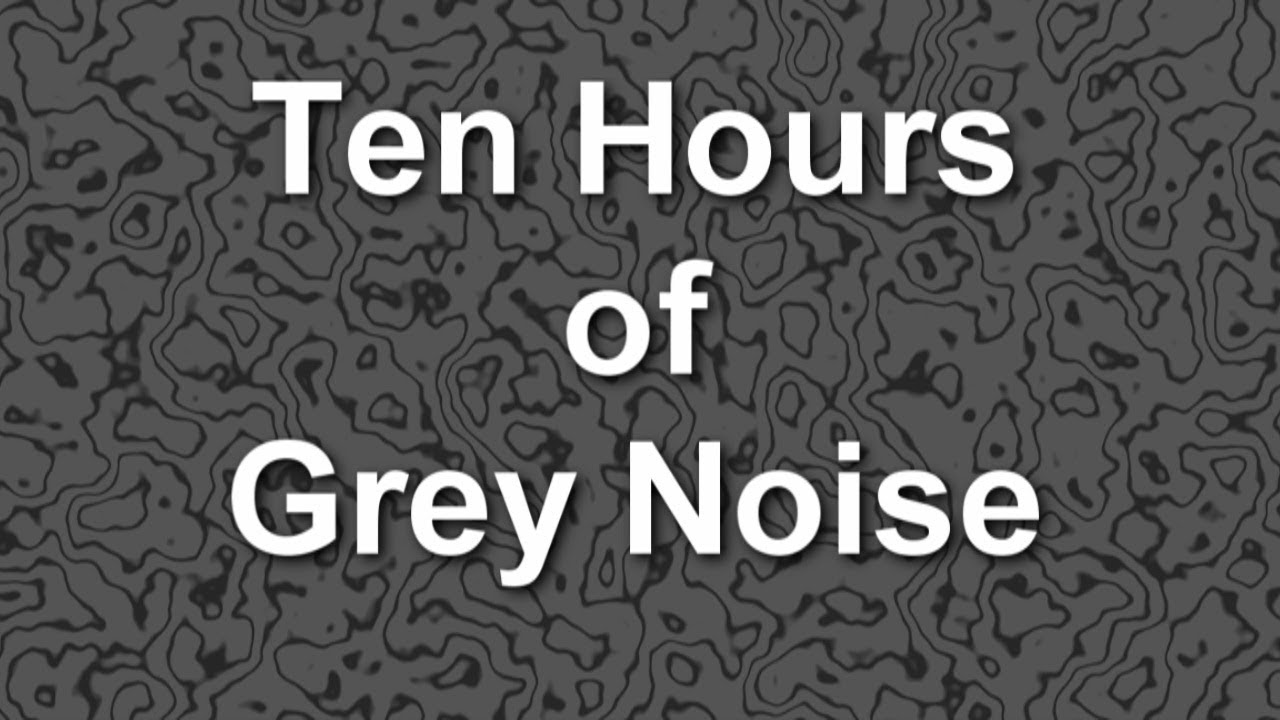
#> input picture pre_proces/1.jpg, 1280 x 720 px
$ python threshold.py 1.jpg
#> lines starting #> are read from the running program, lines starting #| are printed output that depends on the picture; after the words box and inside, x2 and y2 are one past the last pixel; in counts of white or black regions, pixels touching at a corner belong together
#!/usr/bin/python3

import sys
from PIL import Image

im = Image.open(sys.argv[1])
#> im is the input picture: PIL image 1280x720 RGB; min 0, max 255, mean 86
im = im.convert('L')
#> im: PIL image 1280x720 L

def threshold(G,im):
#> called with G = 256
    P = im.size[0]*im.size[1]
#> P = 921600

    f = []
    F = []
    gf = []
    GF = []
    m = []
    T = []

    for i in range(G):
        f.append(1)
        F.append(0)
        gf.append(0)
        GF.append(0)
        m.append(0)
        T.append(0)

    for i in range(im.size[0]):
        for j in range(im.size[1]):
            f[im.getpixel((i,j))]+=1

    F[0] = f[0]
    gf[0] = 0
    for i in range(1,G):
        F[i] = F[i-1] + f[i]
        gf[i] = i*f[i]
#> after the loop, F = 256 values from 6 to 921856

    GF[0] = 0
    for i in range(1,G):
        GF[i] = GF[i-1] + gf[i]
#> after the loop, GF = 256 values from 0 to 79293435

    for i in range(G):
        try:
            m[i] = GF[i]/F[i]
        except:
            try:
                m[i] = m[i-1]
            except:
                pass
#> after the loop, m = 256 values from 0 to 86.01

    for i in range(G):
        try:
            T[i] = (F[i]/(P-F[i]))*(m[i]-m[G-1])**2
        except:
            try:
                T[i] = T[i-1]
            except:
                pass
    return T.index(max(T))-1

G = 256
thr = threshold(G,im)
#> thr = 159

im.show()

for i in range(im.size[0]):
    for j in range(im.size[1]):
        if im.getpixel((i,j)) >= thr:
            im.putpixel((i,j),G-1)
        else:
            im.putpixel((i,j),0)
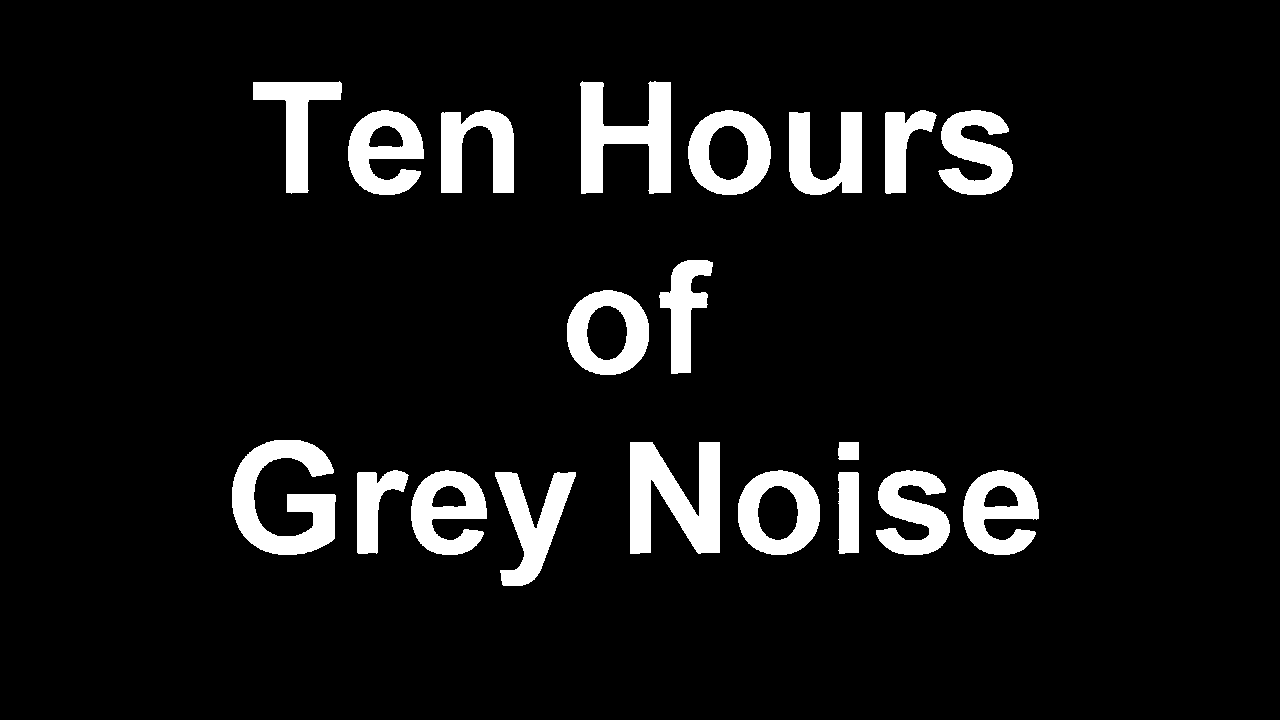
#> im: PIL image 1280x720 L; 8.1% white; 20 white regions, largest, box (x1, y1, x2, y2) and area: (630, 442, 720, 554) 6523, (232, 440, 336, 555) 6248, (580, 81, 671, 194) 5744

im.show()
